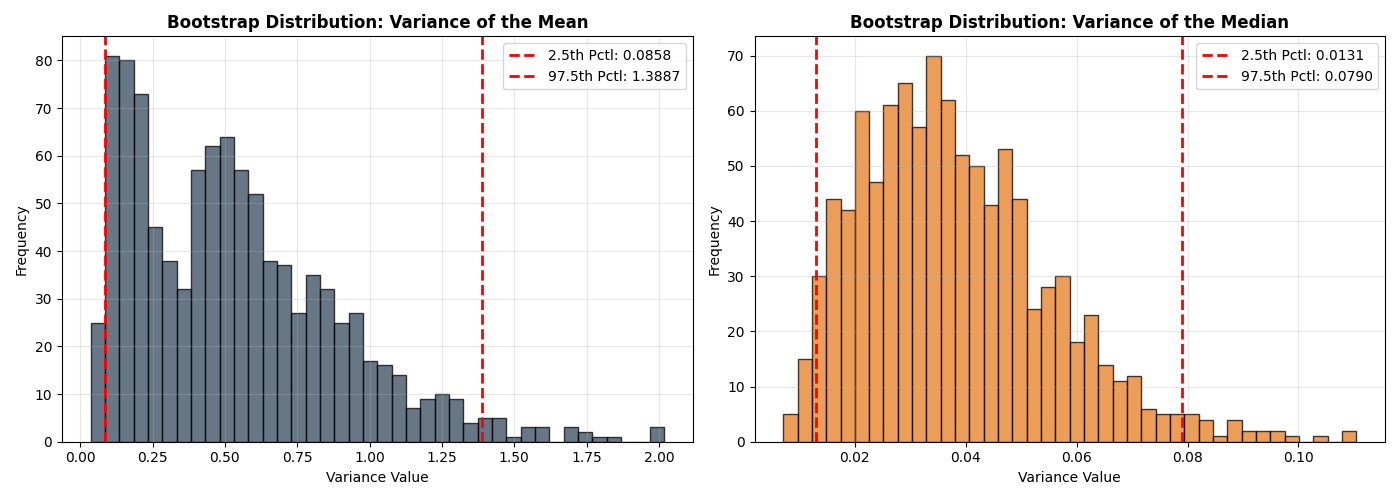

This figure's Python source:
import numpy as np
import matplotlib.pyplot as plt

def compute_variance_par(X, K, verbose=False):
    mean_boot = []
    median_boot = []
    for k in range(K):
        sample = np.random.choice(X, replace=True, size=X.shape[0])
        mean_boot.append(sample.mean())
        median_boot.append(np.median(sample))
    mean_boot = np.array(mean_boot)
    median_boot = np.array(median_boot)
    var_mean = 1/(K-1)*np.sum(np.square(mean_boot-mean_boot.mean()))
    var_median = 1/(K-1)*np.sum(np.square(median_boot-median_boot.mean()))
    if verbose:
        print(f"mean extreme values for {K=} bootstraps and {n=}: min: {mean_boot.min()}, max: {mean_boot.max()}")
        print(f"variance of the mean for {K=} bootstraps and {n=}: {var_mean}")
        print(f"median extreme values for {K=} bootstraps and {n=}: min: {median_boot.min()}, max: {median_boot.max()}")
        print(f"variance of the median for {K=} bootstraps and {n=}: {var_median}")
    return var_mean, var_median

# Pareto
beta = 1.
k=1.05

# parameters of the first bootstrap
K=100
n=200

#parameter for the second bootstrap
M=1000 # We take it bigger 

X = (np.random.pareto(k, size=n) + 1) * beta

compute_variance_par(X, K, verbose=True)

boot_vars_mean = []
boot_vars_median = []

for m in range(M):
    # Resample from the original data to create a new bootstrap universe
    X_resampled = np.random.choice(X, replace=True, size=n)
    
    # Compute the variances for this universe
    v_mean, v_median = compute_variance_par(X_resampled, K)
    
    boot_vars_mean.append(v_mean)
    boot_vars_median.append(v_median)

boot_vars_mean = np.array(boot_vars_mean)
boot_vars_median = np.array(boot_vars_median)

# Calculate 95% Percentile Confidence Intervals 
ci_mean = np.percentile(boot_vars_mean, [2.5, 97.5])
ci_median = np.percentile(boot_vars_median, [2.5, 97.5])

print("\n=== 95% Bootstrap Confidence Intervals ===")
print(f"Variance of Mean  : [{ci_mean[0]:.5f}, {ci_mean[1]:.5f}]")
print(f"Variance of Median: [{ci_median[0]:.5f}, {ci_median[1]:.5f}]")

#  Visualization Plots
fig, axes = plt.subplots(1, 2, figsize=(14, 5))

# Plot 1: Variance of the Mean Distribution
axes[0].hist(boot_vars_mean, bins=40, color='#34495e', alpha=0.75, edgecolor='black')
axes[0].axvline(ci_mean[0], color='red', linestyle='--', linewidth=2, label=f'2.5th Pctl: {ci_mean[0]:.4f}')
axes[0].axvline(ci_mean[1], color='red', linestyle='--', linewidth=2, label=f'97.5th Pctl: {ci_mean[1]:.4f}')
axes[0].set_title("Bootstrap Distribution: Variance of the Mean", fontsize=12, fontweight='bold')
axes[0].set_xlabel("Variance Value")
axes[0].set_ylabel("Frequency")
axes[0].legend()
axes[0].grid(True, alpha=0.3)

# Plot 2: Variance of the Median Distribution
axes[1].hist(boot_vars_median, bins=40, color='#e67e22', alpha=0.75, edgecolor='black')
axes[1].axvline(ci_median[0], color='red', linestyle='--', linewidth=2, label=f'2.5th Pctl: {ci_median[0]:.4f}')
axes[1].axvline(ci_median[1], color='red', linestyle='--', linewidth=2, label=f'97.5th Pctl: {ci_median[1]:.4f}')
axes[1].set_title("Bootstrap Distribution: Variance of the Median", fontsize=12, fontweight='bold')
axes[1].set_xlabel("Variance Value")
axes[1].set_ylabel("Frequency")
axes[1].legend()
axes[1].grid(True, alpha=0.3)

plt.tight_layout()
plt.show()
